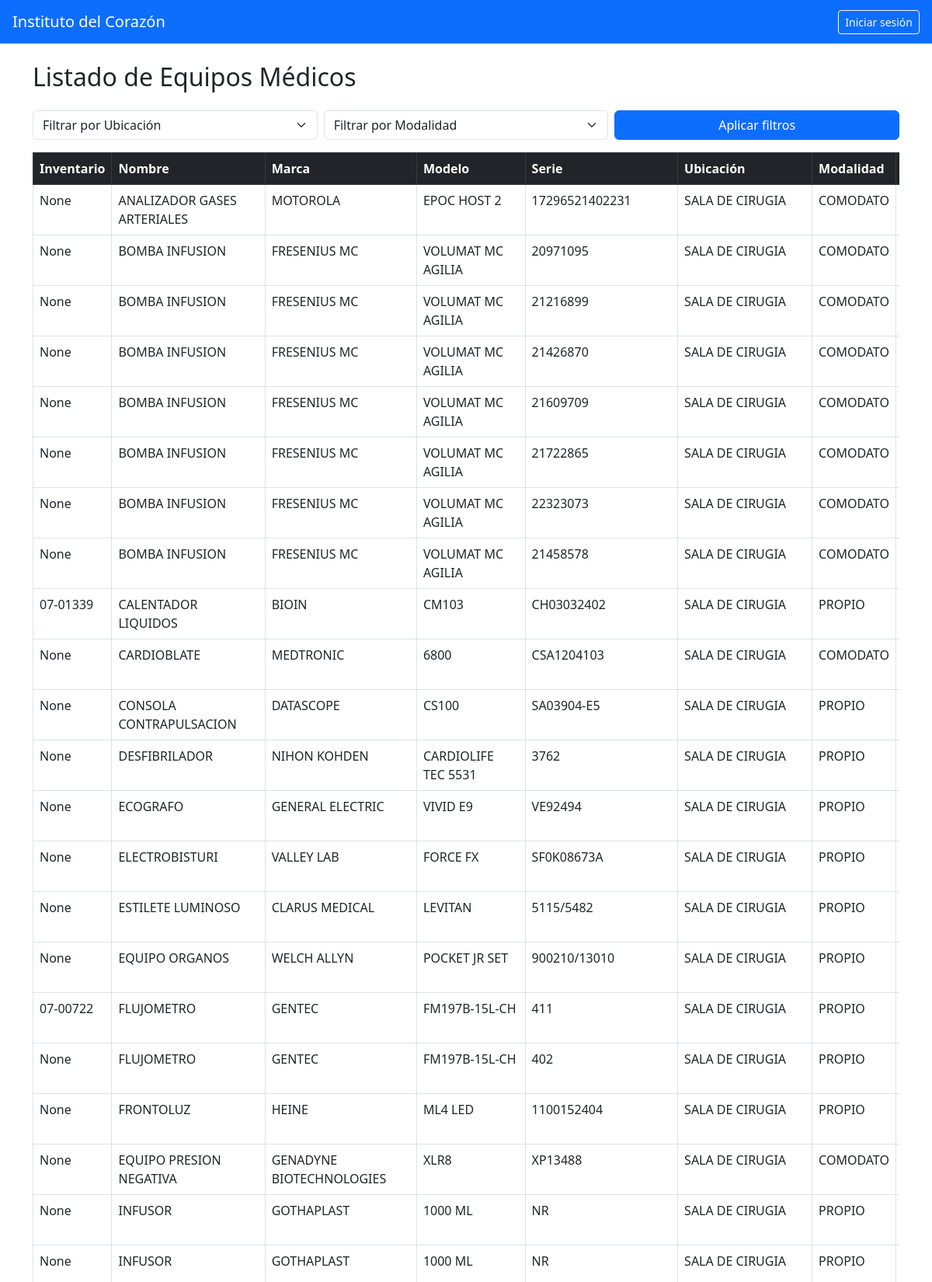
The page / (upper part) on the database its author committed.
### models.py (models this page shows)
class Equipo(db.Model):
    id = db.Column(db.Integer, primary_key=True)
    nombre = db.Column(db.String(100))
    marca = db.Column(db.String(50))
    modelo = db.Column(db.String(50))
    serie = db.Column(db.String(50))
    ubicacion = db.Column(db.String(100))
    inventario = db.Column(db.String(50))
    modalidad = db.Column(db.String(50))
    invima = db.Column(db.String(50))

### app.py (the view)
@app.route('/')
def index():
    filtro_ubicacion = request.args.get('ubicacion')
    filtro_modalidad = request.args.get('modalidad')
    query = Equipo.query
    if filtro_ubicacion:
        query = query.filter(Equipo.ubicacion.ilike(f'%{filtro_ubicacion}%'))
    if filtro_modalidad:
        query = query.filter(Equipo.modalidad.ilike(f'%{filtro_modalidad}%'))
    equipos = query.all()
    ubicaciones = sorted(set(e.ubicacion for e in Equipo.query.all() if e.ubicacion))
    modalidades = sorted(set(e.modalidad for e in Equipo.query.all() if e.modalidad))
    return render_template('index.html', equipos=equipos, logged_in='user' in session,
                           ubicaciones=ubicaciones, modalidades=modalidades)

### templates/index.html (shortened to what this page needs)
<!DOCTYPE html>
<html lang="es">
<head>
  <link href="https://cdn.jsdelivr.net/npm/bootstrap@5.3.0/dist/css/bootstrap.min.css" rel="stylesheet">
</head>
<body>
  <nav class="navbar navbar-expand-lg navbar-dark bg-primary px-3">
    <span class="navbar-brand">Instituto del Corazón</span>
    <div class="ms-auto">
      {% if logged_in %}
      <a href="{{ url_for('logout') }}" class="btn btn-outline-light btn-sm">Cerrar sesión</a>
      {% else %}
      <a href="{{ url_for('login') }}" class="btn btn-outline-light btn-sm">Iniciar sesión</a>
      {% endif %}
    </div>
  </nav>
  <div class="container mt-4">
    <h2 class="mb-4">Listado de Equipos Médicos</h2>
    <form method="GET" class="row g-2 mb-3">
      <div class="col-md-4">
        <select name="ubicacion" class="form-select">
          <option value="">Filtrar por Ubicación</option>
        </select>
      </div>
      <div class="col-md-4">
        <select name="modalidad" class="form-select">
          <option value="">Filtrar por Modalidad</option>
        </select>
      </div>
      <div class="col-md-4">
        <button type="submit" class="btn btn-primary w-100">Aplicar filtros</button>
      </div>
    </form>
    <div class="table-responsive">
      <table class="table table-bordered">
        <thead class="table-dark">
          <tr>
            <th>Inventario</th>
            <th>Nombre</th>
            <th>Marca</th>
            <th>Modelo</th>
            <th>Serie</th>
            <th>Ubicación</th>
            <th>Modalidad</th>
            <th>INVIMA</th>
          </tr>
        </thead>
        <tbody>
          {% for equipo in equipos %}
          <tr>
            <td>{{ equipo.inventario }}</td>
            <td>{{ equipo.nombre }}</td>
            <td>{{ equipo.marca }}</td>
            <td>{{ equipo.modelo }}</td>
            <td>{{ equipo.serie }}</td>
            <td>{{ equipo.ubicacion }}</td>
            <td>{{ equipo.modalidad }}</td>
            <td>{{ equipo.invima }}</td>
          </tr>
          {% endfor %}
        </tbody>
      </table>
    </div>
  </div>
</body>
</html>

### rows shown on the page
Equipo: inventario "None", nombre "ANALIZADOR GASES ARTERIALES", marca "MOTOROLA", modelo "EPOC HOST 2", serie "17296521402231", ubicacion "SALA DE CIRUGIA", modalidad "COMODATO"
Equipo: inventario "None", nombre "BOMBA INFUSION", marca "FRESENIUS MC", modelo "VOLUMAT MC AGILIA", serie "20971095", ubicacion "SALA DE CIRUGIA", modalidad "COMODATO"
Equipo: inventario "None", nombre "BOMBA INFUSION", marca "FRESENIUS MC", modelo "VOLUMAT MC AGILIA", serie "21216899", ubicacion "SALA DE CIRUGIA", modalidad "COMODATO"
Equipo: inventario "None", nombre "BOMBA INFUSION", marca "FRESENIUS MC", modelo "VOLUMAT MC AGILIA", serie "21426870", ubicacion "SALA DE CIRUGIA", modalidad "COMODATO"
Equipo: inventario "None", nombre "BOMBA INFUSION", marca "FRESENIUS MC", modelo "VOLUMAT MC AGILIA", serie "21609709", ubicacion "SALA DE CIRUGIA", modalidad "COMODATO"
Equipo: inventario "None", nombre "BOMBA INFUSION", marca "FRESENIUS MC", modelo "VOLUMAT MC AGILIA", serie "21722865", ubicacion "SALA DE CIRUGIA", modalidad "COMODATO"
Equipo: inventario "None", nombre "BOMBA INFUSION", marca "FRESENIUS MC", modelo "VOLUMAT MC AGILIA", serie "22323073", ubicacion "SALA DE CIRUGIA", modalidad "COMODATO"
Equipo: inventario "None", nombre "BOMBA INFUSION", marca "FRESENIUS MC", modelo "VOLUMAT MC AGILIA", serie "21458578", ubicacion "SALA DE CIRUGIA", modalidad "COMODATO"
Equipo: inventario "07-01339", nombre "CALENTADOR LIQUIDOS", marca "BIOIN", modelo "CM103", serie "CH03032402", ubicacion "SALA DE CIRUGIA", modalidad "PROPIO"
Equipo: inventario "None", nombre "CARDIOBLATE", marca "MEDTRONIC", modelo "6800", serie "CSA1204103", ubicacion "SALA DE CIRUGIA", modalidad "COMODATO"
Equipo: inventario "None", nombre "CONSOLA CONTRAPULSACION", marca "DATASCOPE", modelo "CS100", serie "SA03904-E5", ubicacion "SALA DE CIRUGIA", modalidad "PROPIO"
Equipo: inventario "None", nombre "DESFIBRILADOR", marca "NIHON KOHDEN", modelo "CARDIOLIFE TEC 5531", serie "3762", ubicacion "SALA DE CIRUGIA", modalidad "PROPIO"
Equipo: inventario "None", nombre "ECOGRAFO", marca "GENERAL ELECTRIC", modelo "VIVID E9", serie "VE92494", ubicacion "SALA DE CIRUGIA", modalidad "PROPIO"
Equipo: inventario "None", nombre "ELECTROBISTURI", marca "VALLEY LAB", modelo "FORCE FX", serie "SF0K08673A", ubicacion "SALA DE CIRUGIA", modalidad "PROPIO"
Equipo: inventario "None", nombre "ESTILETE LUMINOSO", marca "CLARUS MEDICAL", modelo "LEVITAN", serie "5115/5482", ubicacion "SALA DE CIRUGIA", modalidad "PROPIO"
Equipo: inventario "None", nombre "EQUIPO ORGANOS", marca "WELCH ALLYN", modelo "POCKET JR SET", serie "900210/13010", ubicacion "SALA DE CIRUGIA", modalidad "PROPIO"
Equipo: inventario "07-00722", nombre "FLUJOMETRO", marca "GENTEC", modelo "FM197B-15L-CH", serie "411", ubicacion "SALA DE CIRUGIA", modalidad "PROPIO"
Equipo: inventario "None", nombre "FLUJOMETRO", marca "GENTEC", modelo "FM197B-15L-CH", serie "402", ubicacion "SALA DE CIRUGIA", modalidad "PROPIO"
Equipo: inventario "None", nombre "FRONTOLUZ", marca "HEINE", modelo "ML4 LED", serie "1100152404", ubicacion "SALA DE CIRUGIA", modalidad "PROPIO"
Equipo: inventario "None", nombre "EQUIPO PRESION NEGATIVA", marca "GENADYNE BIOTECHNOLOGIES", modelo "XLR8", serie "XP13488", ubicacion "SALA DE CIRUGIA", modalidad "COMODATO"
Equipo: inventario "None", nombre "INFUSOR", marca "GOTHAPLAST", modelo "1000 ML", serie "NR", ubicacion "SALA DE CIRUGIA", modalidad "PROPIO"
Equipo: inventario "None", nombre "INFUSOR", marca "GOTHAPLAST", modelo "1000 ML", serie "NR", ubicacion "SALA DE CIRUGIA", modalidad "PROPIO"
